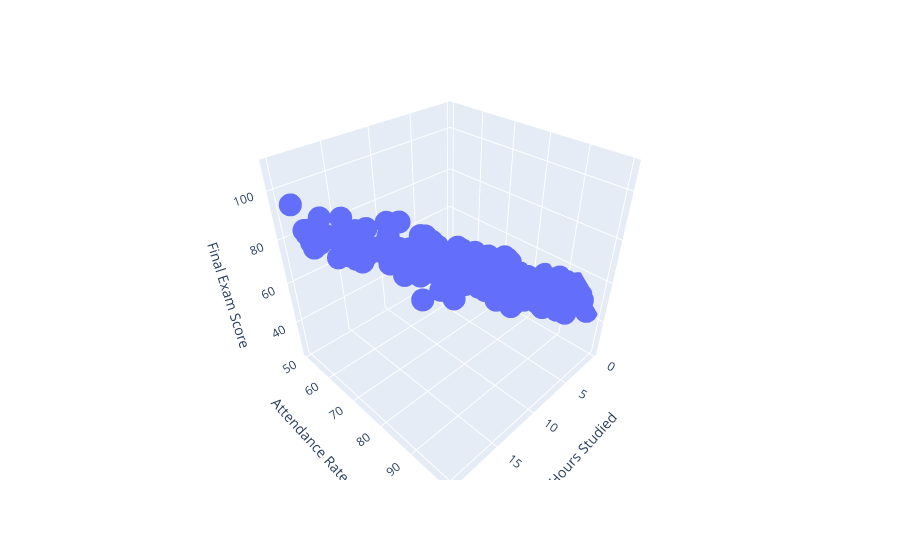

Source (notebook cell):
### Code cell
import plotly.express as ex
ex.scatter_3d(df, x = "Hours Studied", y = "Attendance Rate (%)", z = "Final Exam Score")

### Figure 1 — Plotly figure (JSON) as saved in the notebook; plotly's stock layout.template omitted (floating-point values rounded to 4 significant figures; data arrays with more than 128 entries replaced by an {"elided": "..."} marker saying what was removed)
{"data": [{"hovertemplate": "Hours Studied=%{x}<br>Attendance Rate (%)=%{y}<br>Final Exam Score=%{z}<extra></extra>", "legendgroup": "", "marker": {"color": "#636efa", "symbol": "circle"}, "mode": "markers", "name": "", "scene": "scene", "showlegend": false, "type": "scatter3d", "x": {"elided": "250 float values"}, "y": {"elided": "250 float values"}, "z": {"elided": "250 float values"}}], "layout": {"legend": {"tracegroupgap": 0}, "margin": {"t": 60}, "scene": {"domain": {"x": [0, 1], "y": [0, 1]}, "xaxis": {"title": {"text": "Hours Studied"}}, "yaxis": {"title": {"text": "Attendance Rate (%)"}}, "zaxis": {"title": {"text": "Final Exam Score"}}}}}
